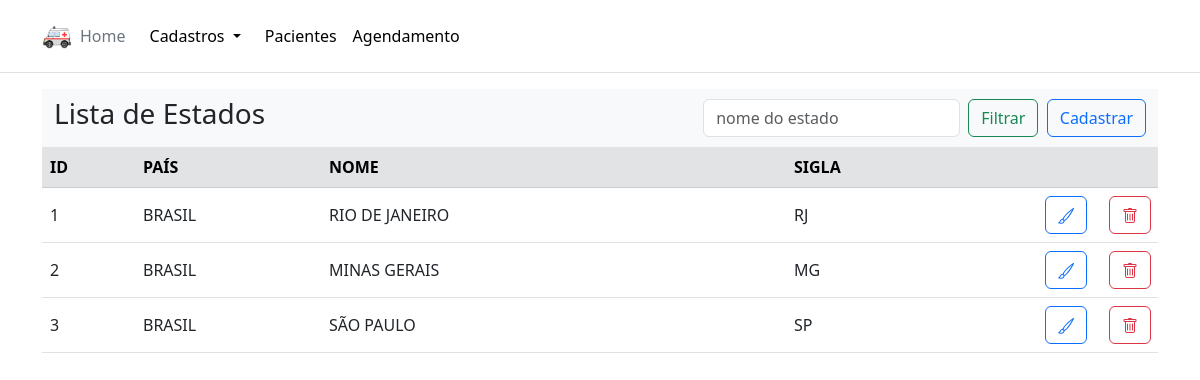
Screenshot of /estados with the database file from the repository.
### models.py (models this page shows, shortened)
class Estado (Base):
    __tablename__ = "ESTADO"
    estado_id = Column(INTEGER, primary_key=True)
    pais_id = Column(INTEGER)
    nome = Column(TEXT(250))
    sigla = Column(TEXT(3))

### app.py (the view)
@app.route("/estados")
def estados():
    nome = request.args.get('nome', default = '', type = str)
    if nome == '':
        sql = session.query(Estado, Pais).join(Estado, Estado.pais_id == Pais.pais_id).all()
    else:
        sql = session.query(Estado, Pais).filter(ilike_op(Estado.nome,f'%{nome}%')).join(Estado, Estado.pais_id == Pais.pais_id).all()
    return render_template('estados.html', results=sql)

### templates/estados.html (shortened to what this page needs)
{% extends 'base.html' %}
{% block content %}
    <nav class="navbar navbar-expand-lg bg-body-tertiary">
        <div class="container-fluid">
        <div class="collapse navbar-collapse" id="navbarSupportedContent">
            <h3>Lista de Estados</h3>
            <form class="d-flex" role="search">
            <input class="form-control me-2" id="nome" name="nome" type="search" placeholder="nome do estado" aria-label="Search">
            <button class="btn btn-outline-success" type="submit">Filtrar</button>
            </form>
            <a class="btn btn-outline-primary d-inline-flex align-items-center" href="/estados/novo" role="button">Cadastrar</a>
        </div>
        </div>
    </nav>
    <table class="table table-hover">
        <thead>
            <tr class="table-secondary">
                <th class="col-1">ID</th>
                <th class="col-2">PAÍS</th>
                <th class="col-5">NOME</th>
                <th class="col-2">SIGLA</th>
                <th class="col-2"></th>
        </thead>
        <tbody>
        {% for result in results %}
            <tr>
                <td class="col-1 align-middle">{{ result.Estado.estado_id }}</td>
                <td class="col-2 align-middle">{{ result.Pais.nome }}</td>
                <td class="col-5 align-middle">{{ result.Estado.nome }}</td>
                <td class="col-2 align-middle">{{ result.Estado.sigla }}</td>
                <td class="col-1 align-middle">
                    <div class="row buttons justify-content-end">
                        <div class="col-2">
                            <a class="btn btn-outline-primary" href="/estados/editar/{{result.Estado.estado_id}}">
                            </a>
                        </div>
                        <div class="col-2"></div>
                        <div class="col-2">
                            <button type="button" class="btn btn-outline-danger" data-bs-toggle="modal" data-bs-target="#staticBackdrop">
                            </button>
                        </div>
                        <div class="col-2"></div>
                    </div>
                </td>
            </tr>
        {% endfor %}
        </tbody>
    </table>
{% endblock %}

### rows the page displays
Estado: Estado.estado_id "1", Pais.nome "BRASIL", Estado.nome "RIO DE JANEIRO", Estado.sigla "RJ"
Estado: Estado.estado_id "2", Pais.nome "BRASIL", Estado.nome "MINAS GERAIS", Estado.sigla "MG"
Estado: Estado.estado_id "3", Pais.nome "BRASIL", Estado.nome "SÃO PAULO", Estado.sigla "SP"
